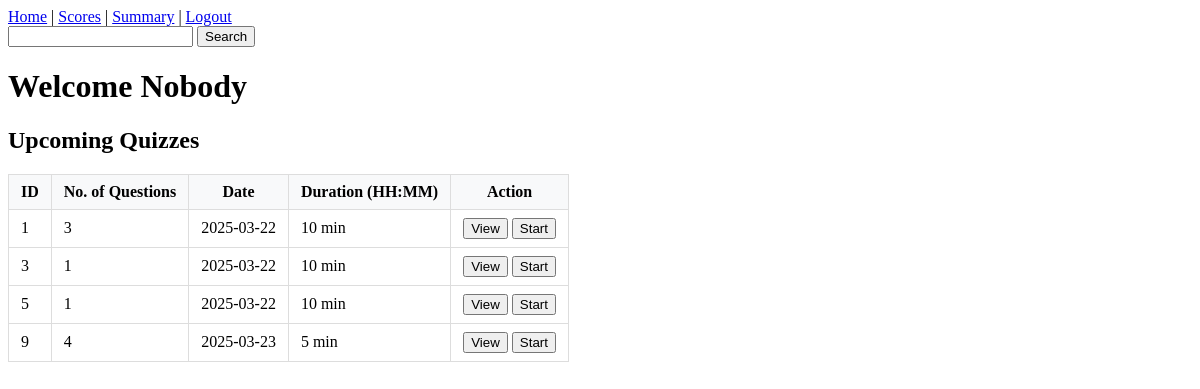
/user_dashboard/1, run on the app's committed database.
### models.py (models this page shows)
class User(db.Model):
    id = db.Column(db.Integer, primary_key=True )
    email = db.Column(db.String(100), unique=True, nullable=False)
    password = db.Column(db.String(255), nullable=False)
    full_name = db.Column(db.String(150), nullable=False)
    qualification = db.Column(db.String(150))
    dob = db.Column(db.Date)
    scores = db.relationship('Score', backref='user', lazy=True, cascade="all, delete-orphan")

class Quiz(db.Model):
    id = db.Column(db.Integer, primary_key = True)
    chapter_id = db.Column(db.Integer, db.ForeignKey('chapter.id'), nullable = False)
    date_of_quiz = db.Column(db.String(10))
    time_duration = db.Column(db.String(10)) #HH:MM
    remark = db.Column(db.String(100), nullable = True)
    scores = db.relationship('Score', backref='quiz', lazy=True, cascade="all, delete-orphan")
    question = db.relationship('Question', backref = 'quiz', lazy = True, cascade="all, delete-orphan")

### app.py (the view)
@app.route("/user_dashboard/<int:user_id>")
def user_dashboard(user_id):
    user = User.query.get_or_404(user_id)
    quizzes = Quiz.query.all()
    return render_template('user_dashboard.html', quizzes=quizzes, user=user)

### models.py (called while the page is built)
    @property
    def total_question(self):
        return sum(len(quiz.question) for quiz in self.quizzes)

### templates/user_dashboard.html (shortened to what this page needs)
<!DOCTYPE html>
<html lang="en">
<head>
</head>
<body>
    <div id="nav_bar">
        <a href="{{ url_for('user_dashboard', user_id=user.id) }}">Home</a> |
        <a href="{{ url_for('score', user_id=user.id) }}">Scores</a>  |
        <a href="{{ url_for('user_summary', user_id=user.id) }}">Summary</a> |
        <a href="{{ url_for('login') }}">Logout</a>
        <form action="{{ url_for('user_search', user_id=user.id) }}">
            <input type="text" name="search_key" value="{{ search_key if search_key }}">
            <button>Search</button>
        </form>
        <h1>Welcome {{ user.full_name }}</h1>
    </div>
    <h2>Upcoming Quizzes</h2>
    <table border="1px">
        <tr>
            <th>ID</th>
            <th>No. of Questions</th>
            <th>Date</th>
            <th>Duration (HH:MM)</th>
            <th>Action</th>
        </tr>
        {% for quiz in quizzes %}
            {% if not search_key or
                  search_key.lower() in quiz.remark.lower() or
                  search_key.lower() in quiz.chapter.name.lower() %}
            <tr>
                <td>{{ quiz.id }}</td>
                <td>{{ quiz.chapter.total_question }}</td>
                <td>{{ quiz.date_of_quiz }}</td>
                <td>{{ quiz.time_duration }}</td>
                <td>
                    <a href="{{ url_for('view_quiz', quiz_id=quiz.id, user_id=user.id) }}"><button>View</button></a>
                    <a href="{{ url_for('start_quiz', quiz_id=quiz.id, user_id=user.id) }}">
                        <button>Start</button>
                    </a>
                </td>
            </tr>
            {% endif %}
        {% else %}
            {% if search_key %}
                <tr class="no-results">
                    <td colspan="5">No quizzes found matching "{{ search_key }}"</td>
                </tr>
            {% endif %}
        {% endfor %}
    </table>
</body>
</html>

### templates/user_dashboard.html (style rules this page uses)
table { margin: 20px 0; border-collapse: collapse; }
th, td { padding: 8px 12px; border: 1px solid #ddd; }
th { background-color: #f8f9fa; }

### data on the page
User: full_name "Nobody"
Quiz: id "1", chapter.total_question "3", date_of_quiz "2025-03-22", time_duration "10 min"
Quiz: id "3", chapter.total_question "1", date_of_quiz "2025-03-22", time_duration "10 min"
Quiz: id "5", chapter.total_question "1", date_of_quiz "2025-03-22", time_duration "10 min"
Quiz: id "9", chapter.total_question "4", date_of_quiz "2025-03-23", time_duration "5 min"
